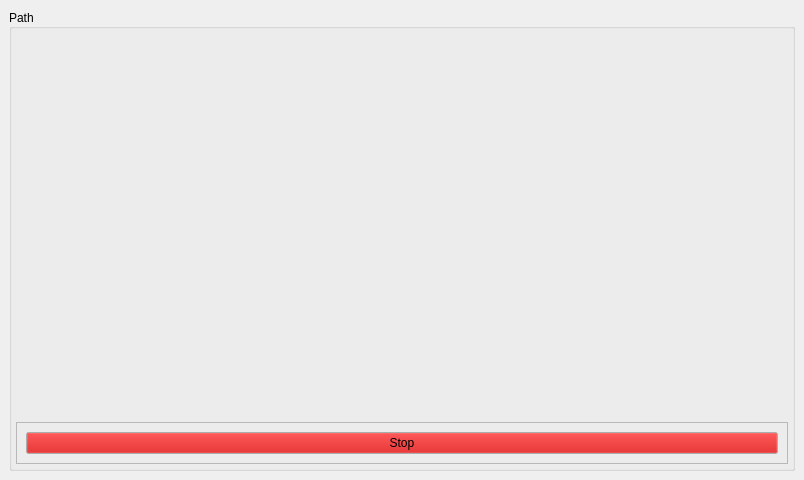
<?xml version="1.0" encoding="UTF-8"?>
<ui version="4.0">
 <class>MainWindow</class>
 <widget class="QMainWindow" name="MainWindow">
  <property name="geometry">
   <rect>
    <x>0</x>
    <y>0</y>
    <width>804</width>
    <height>480</height>
   </rect>
  </property>
  <property name="windowTitle">
   <string>PathControl</string>
  </property>
  <property name="dockNestingEnabled">
   <bool>true</bool>
  </property>
  <widget class="QWidget" name="centralwidget">
   <property name="font">
    <font>
     <pointsize>9</pointsize>
    </font>
   </property>
   <layout class="QVBoxLayout" name="verticalLayout_6">
    <item>
     <layout class="QVBoxLayout" name="verticalLayout_2">
      <item>
       <layout class="QHBoxLayout" name="horizontalLayout_2">
        <item>
         <widget class="QGroupBox" name="pathBox">
          <property name="sizePolicy">
           <sizepolicy hsizetype="Expanding" vsizetype="Expanding">
            <horstretch>0</horstretch>
            <verstretch>0</verstretch>
           </sizepolicy>
          </property>
          <property name="title">
           <string>Path</string>
          </property>
          <property name="alignment">
           <set>Qt::AlignLeading|Qt::AlignLeft|Qt::AlignVCenter</set>
          </property>
          <property name="flat">
           <bool>false</bool>
          </property>
          <property name="checkable">
           <bool>false</bool>
          </property>
          <layout class="QVBoxLayout" name="verticalLayout_3">
           <property name="margin">
            <number>4</number>
           </property>
           <item>
            <widget class="PathPlot" name="pathPlot" native="true"/>
           </item>
           <item>
            <widget class="QFrame" name="pathControlFrame">
             <property name="sizePolicy">
              <sizepolicy hsizetype="MinimumExpanding" vsizetype="Maximum">
               <horstretch>0</horstretch>
               <verstretch>0</verstretch>
              </sizepolicy>
             </property>
             <property name="frameShape">
              <enum>QFrame::StyledPanel</enum>
             </property>
             <property name="frameShadow">
              <enum>QFrame::Raised</enum>
             </property>
             <layout class="QHBoxLayout" name="horizontalLayout">
              <item>
               <widget class="QPushButton" name="stopButton">
                <property name="palette">
                 <palette>
                  <active>
                   <colorrole role="Button">
                    <brush brushstyle="SolidPattern">
                     <color alpha="255">
                      <red>200</red>
                      <green>0</green>
                      <blue>0</blue>
                     </color>
                    </brush>
                   </colorrole>
                  </active>
                  <inactive>
                   <colorrole role="Button">
                    <brush brushstyle="SolidPattern">
                     <color alpha="255">
                      <red>200</red>
                      <green>0</green>
                      <blue>0</blue>
                     </color>
                    </brush>
                   </colorrole>
                  </inactive>
                  <disabled>
                   <colorrole role="Button">
                    <brush brushstyle="SolidPattern">
                     <color alpha="255">
                      <red>200</red>
                      <green>0</green>
                      <blue>0</blue>
                     </color>
                    </brush>
                   </colorrole>
                  </disabled>
                 </palette>
                </property>
                <property name="text">
                 <string>Stop</string>
                </property>
               </widget>
              </item>
             </layout>
            </widget>
           </item>
          </layout>
         </widget>
        </item>
        <item>
         <layout class="QVBoxLayout" name="verticalLayout"/>
        </item>
       </layout>
      </item>
     </layout>
    </item>
   </layout>
  </widget>
 </widget>
 <customwidgets>
  <customwidget>
   <class>PathPlot</class>
   <extends>QWidget</extends>
   <header>PathPlot.h</header>
   <container>1</container>
   <slots>
    <slot>stop()</slot>
   </slots>
  </customwidget>
 </customwidgets>
 <resources/>
 <connections>
  <connection>
   <sender>stopButton</sender>
   <signal>clicked()</signal>
   <receiver>pathPlot</receiver>
   <slot>stop()</slot>
   <hints>
    <hint type="sourcelabel">
     <x>398</x>
     <y>444</y>
    </hint>
    <hint type="destinationlabel">
     <x>398</x>
     <y>230</y>
    </hint>
   </hints>
  </connection>
 </connections>
</ui>
